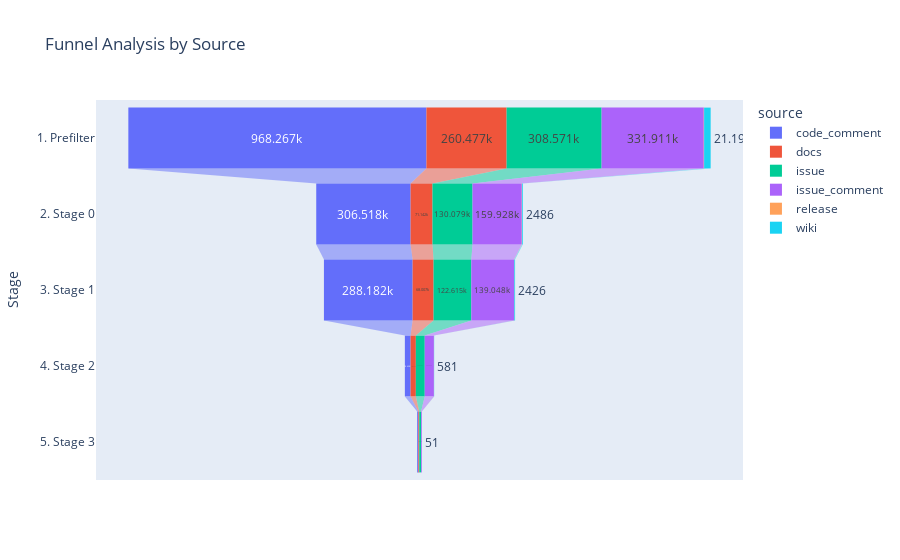

Source (notebook cell):
### Code cell
px.funnel(funnel_plot_df,
                x='nsimilar',
                y='Stage',
                color='source',
                title='Funnel Analysis by Source')

### Figure 1 — Plotly figure (JSON) as saved in the notebook; plotly's stock layout.template omitted (floating-point values rounded to 4 significant figures)
{"data": [{"hovertemplate": "source=code_comment<br>nsimilar=%{x}<br>Stage=%{y}<extra></extra>", "legendgroup": "code_comment", "marker": {"color": "#636efa"}, "name": "code_comment", "orientation": "h", "showlegend": true, "x": [968267, 306518, 288182, 18638, 3907], "xaxis": "x", "y": ["1. Prefilter", "2. Stage 0", "3. Stage 1", "4. Stage 2", "5. Stage 3"], "yaxis": "y", "type": "funnel"}, {"hovertemplate": "source=docs<br>nsimilar=%{x}<br>Stage=%{y}<extra></extra>", "legendgroup": "docs", "marker": {"color": "#EF553B"}, "name": "docs", "orientation": "h", "showlegend": true, "x": [260477, 71142, 68007, 17077, 2876], "xaxis": "x", "y": ["1. Prefilter", "2. Stage 0", "3. Stage 1", "4. Stage 2", "5. Stage 3"], "yaxis": "y", "type": "funnel"}, {"hovertemplate": "source=issue<br>nsimilar=%{x}<br>Stage=%{y}<extra></extra>", "legendgroup": "issue", "marker": {"color": "#00cc96"}, "name": "issue", "orientation": "h", "showlegend": true, "x": [308571, 130079, 122615, 28888, 5823], "xaxis": "x", "y": ["1. Prefilter", "2. Stage 0", "3. Stage 1", "4. Stage 2", "5. Stage 3"], "yaxis": "y", "type": "funnel"}, {"hovertemplate": "source=issue_comment<br>nsimilar=%{x}<br>Stage=%{y}<extra></extra>", "legendgroup": "issue_comment", "marker": {"color": "#ab63fa"}, "name": "issue_comment", "orientation": "h", "showlegend": true, "x": [331911, 159928, 139048, 29756, 2380], "xaxis": "x", "y": ["1. Prefilter", "2. Stage 0", "3. Stage 1", "4. Stage 2", "5. Stage 3"], "yaxis": "y", "type": "funnel"}, {"hovertemplate": "source=release<br>nsimilar=%{x}<br>Stage=%{y}<extra></extra>", "legendgroup": "release", "marker": {"color": "#FFA15A"}, "name": "release", "orientation": "h", "showlegend": true, "x": [1099, 699, 641, 190, 48], "xaxis": "x", "y": ["1. Prefilter", "2. Stage 0", "3. Stage 1", "4. Stage 2", "5. Stage 3"], "yaxis": "y", "type": "funnel"}, {"hovertemplate": "source=wiki<br>nsimilar=%{x}<br>Stage=%{y}<extra></extra>", "legendgroup": "wiki", "marker": {"color": "#19d3f3"}, "name": "wiki", "orientation": "h", "showlegend": true, "x": [21199, 2486, 2426, 581, 51], "xaxis": "x", "y": ["1. Prefilter", "2. Stage 0", "3. Stage 1", "4. Stage 2", "5. Stage 3"], "yaxis": "y", "type": "funnel"}], "layout": {"xaxis": {"anchor": "y", "domain": [0.0, 1.0], "title": {"text": "nsimilar"}}, "yaxis": {"anchor": "x", "domain": [0.0, 1.0], "title": {"text": "Stage"}}, "legend": {"title": {"text": "source"}, "tracegroupgap": 0}, "title": {"text": "Funnel Analysis by Source"}}}
